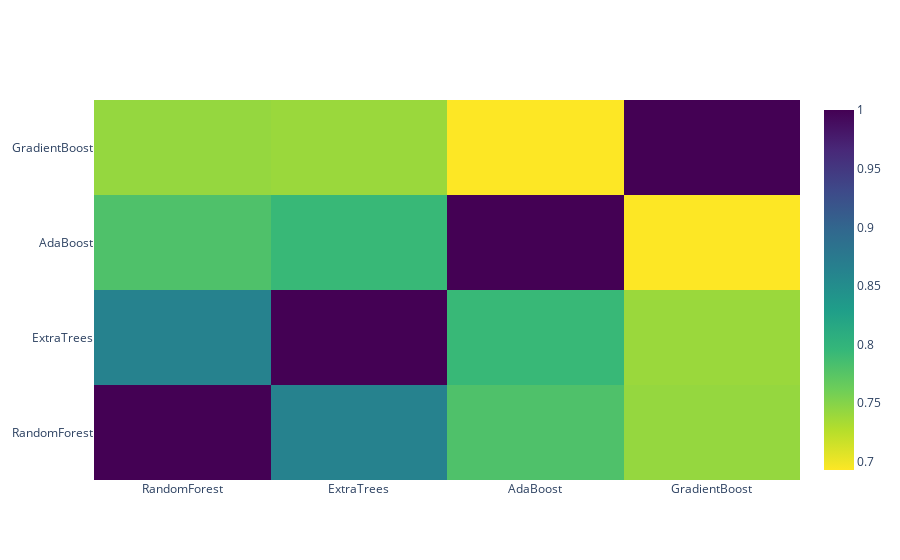

This figure's notebook cell:
### Markdown cell above
### Correlation Heatmap of the Second Level Training Set

### Code cell
data = [
    go.Heatmap(z=base_predictions_train.astype(float).corr().values,
               x=base_predictions_train.columns.values,
               y=base_predictions_train.columns.values,
               colorscale='Viridis',
               showscale=True,
               reversescale=True,
              )
]
py.iplot(data, filename='labelled-heatmap')

### Figure 1 — Plotly figure (JSON) as saved in the notebook; plotly's stock layout.template omitted (floating-point values rounded to 4 significant figures)
{"data": [{"colorscale": [[0, "#440154"], [0.1111, "#482878"], [0.2222, "#3e4989"], [0.3333, "#31688e"], [0.4444, "#26828e"], [0.5556, "#1f9e89"], [0.6667, "#35b779"], [0.7778, "#6ece58"], [0.8889, "#b5de2b"], [1, "#fde725"]], "reversescale": true, "showscale": true, "type": "heatmap", "visible": true, "x": ["RandomForest", "ExtraTrees", "AdaBoost", "GradientBoost"], "y": ["RandomForest", "ExtraTrees", "AdaBoost", "GradientBoost"], "z": [[1, 0.8631, 0.7799, 0.7426], [0.8631, 1, 0.7934, 0.74], [0.7799, 0.7934, 1, 0.6931], [0.7426, 0.74, 0.6931, 1]]}], "layout": {}}
